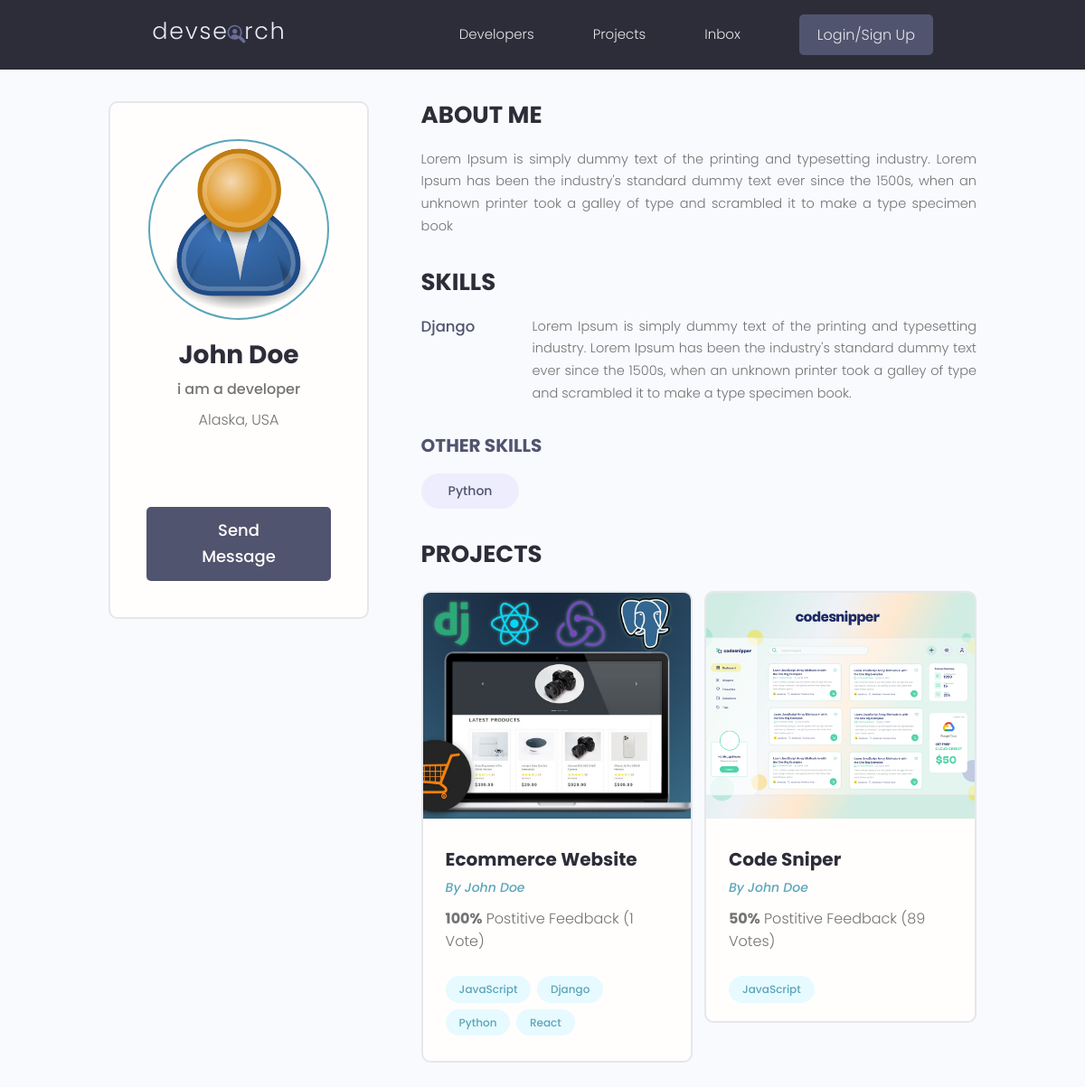
/profile/7e8d964a-a568-413b-aff8-d5fb39f58571, run on the app's committed database.
### users/models.py (models this page shows, shortened)
class Profile(models.Model):
    user = models.OneToOneField(User, on_delete=models.CASCADE, null=True, blank=True)
    name = models.CharField(max_length=200, blank=True, null=True)
    email = models.EmailField(max_length=500, blank=True, null=True)
    username = models.CharField(max_length=200, blank=True, null=True)
    location = models.CharField(max_length=200, blank=True, null=True)
    short_intro = models.CharField(max_length=200, blank=True, null=True)
    bio = models.TextField(blank=True, null=True)
    profile_image = models.ImageField(blank=True, null=True, upload_to='profiles/', default="profiles/user-default.png")
    social_github = models.CharField(max_length=200, blank=True, null=True)
    social_twitter = models.CharField(max_length=200, blank=True, null=True)
    social_linkedin = models.CharField(max_length=200, blank=True, null=True)
    social_youtube = models.CharField(max_length=200, blank=True, null=True)
    social_website = models.CharField(max_length=200, blank=True, null=True)
    created = models.DateTimeField(auto_now_add=True)
    id = models.UUIDField(default=uuid.uuid4, unique=True, primary_key=True, editable=False)

class Skill(models.Model):
    owner = models.ForeignKey(Profile, on_delete=models.CASCADE, null=True, blank=True)
    name = models.CharField(max_length=200, blank=True, null=True)
    description = models.TextField(null=True, blank=True)
    created = models.DateTimeField(auto_now_add=True)
    id = models.UUIDField(default=uuid.uuid4, unique=True, primary_key=True, editable=False)

### projects/models.py (models this page shows, shortened)
class Project(models.Model):
    owner = models.ForeignKey(Profile, null=True, blank=True, on_delete=models.SET_NULL)
    title = models.CharField(max_length=200)
    description = models.TextField(null=True, blank=True)
    featured_image = models.ImageField(null=True, blank=True, default="default.jpg")
    demo_link = models.CharField(max_length=2000, null=True, blank=True)
    source_link = models.CharField(max_length=2000, null=True, blank=True)
    tags = models.ManyToManyField('Tag', blank=True)
    vote_total = models.IntegerField(default=0, null=True, blank=True)
    vote_ratio = models.IntegerField(default=0, null=True, blank=True)
    created = models.DateTimeField(auto_now_add=True)
    id = models.UUIDField(default=uuid.uuid4, unique=True, primary_key=True, editable=False)

class Tag(models.Model):
    name = models.CharField(max_length=200)
    created = models.DateTimeField(auto_now_add=True)
    id = models.UUIDField(default=uuid.uuid4, unique=True, primary_key=True, editable=False)
    def __str__(self):
        return self.name

### users/views.py (the view)
# urls.py: path('profile/<str:pk>', views.profile, name="user-profile"),
def profile(request, pk):
    profile = Profile.objects.get(id=pk)
    topSkills = profile.skill_set.exclude(description__exact="")
    otherSkills = profile.skill_set.filter(description="")
    context = {"profile": profile, "topSkills": topSkills, "otherSkills": otherSkills}
    return render(request,'users/user-profile.html', context)

### users/templates/users/user-profile.html (shortened to what this page needs)
{% extends 'main.html' %}
{% block content %}
<main class="profile my-md">
    <div class="container">
      <div class="layout">
        <div class="column column--1of3">
          <div class="card text-center">
            <div class="card__body dev">
              <img class="avatar avatar--xl" src="{{ profile.profile_image.url }}" />
              <h2 class="dev__name">{{profile.name}}</h2>
              <p class="dev__title">{{profile.short_intro}}</p>
              <p class="dev__location">{{profile.location}}</p>
              <ul class="dev__social">
              </ul>
              <a href="#" class="btn btn--sub btn--lg">Send Message </a>
            </div>
          </div>
        </div>
        <div class="column column--2of3">
          <div class="devInfo">
            <h3 class="devInfo__title">About Me</h3>
            <p class="devInfo__about">{{profile.bio}}
            </p>
          </div>
          <div class="devInfo">
            <h3 class="devInfo__title">Skills</h3>
            <div class="devInfo__skills">
              {% for topSkill in topSkills %}
              <div class="devSkill">
                <h4 class="devSkill__title">{{topSkill.name}}</h4>
                <p class="devSkill__info">{{topSkill.description}}
                </p>
              </div>
              {% endfor %}
              <h3 class="devInfo__subtitle">Other Skills</h3>
              <div class="devInfo__otherSkills">
                {% for otherSkill in otherSkills %}
                <span class="tag tag--pill tag--sub tag--lg">
                  <small>{{otherSkill.name}}</small>
                </span>
                {% endfor %}
              </div>
            </div>
          </div>
          <div class="devInfo">
            <h3 class="devInfo__title">Projects</h3>
            <div class="grid grid--two">
              {% for project in profile.project_set.all %}
              <div class="column">
                <div class="card project">
                  <a href="{% url 'project' project.id %}" class="project">
                    <img class="project__thumbnail" src="{{project.featured_image.url}}" alt="project thumbnail" />
                    <div class="card__body">
                      <h3 class="project__title">{{project.title}}</h3>
                      <p><a class="project__author" href="{% url 'user-profile' project.owner.id %}">By {{project.owner.name}}</a></p>
                      <p class="project--rating">
                        <span style="font-weight: bold;">{{project.vote_ratio}}%</span> Postitive
                        Feedback ({{project.vote_total}} Vote{{project.vote_total|pluralize:"s"}})
                      </p>
                      <div class="project__tags">
                        {% for tag in project.tags.all %}
                        <span class="tag tag--pill tag--main">
                          <small>{{tag}}</small>
                        </span>
                        {% endfor%}
                      </div>
                    </div>
                  </a>
                </div>
              </div>
              {% endfor %}
            </div>
          </div>
        </div>
      </div>
    </div>
  </main>
{% endblock content %}

### static/styles/app.css (style rules this page uses)
:root { --color-sub: #2d2d39; }
.btn--sub { background-color: var(--color-sub-light); }
.card { border: 2px solid var(--color-light); }
img { width: 100%; }
.profile .card > .dev { padding: 4rem; }
.dev__name { color: var(--color-sub); font-size: 2.8rem; font-weight: 700; margin-top: 1rem; margin-bottom: 0.5rem; }
.dev__title { font-size: 1.6rem; font-weight: 500; line-height: 1.3; }
.dev__location { margin-top: 1rem; }
.dev__social { margin: 3rem 0; list-style: none; display: flex; justify-content: center; gap: 1.5rem; }
.devInfo { margin-bottom: 3rem; }
.devInfo__title, .devInfo__subtitle { font-size: 2.6rem; color: var(--color-sub); text-transform: uppercase; font-weight: 700; margin-bottom: 1.5rem; }
.devInfo__subtitle { font-size: 2rem; color: var(--color-sub-light); }
.devInfo__about, .devSkill__info { font-size: 1.45rem; line-height: 1.7; text-align: justify; }
.devSkill { margin-bottom: 3rem; }
.devSkill__title { font-size: 1.65rem; font-weight: 500; color: var(--color-sub-light); }
@media screen and (min-width: 700px) { .devSkill { display: flex; justify-content: space-between; gap: 3rem; } }
@media screen and (min-width: 700px) { .devSkill__info { flex-basis: 80%; } }
.project__author { font-size: 1.4rem; font-style: italic; }
.project--rating { margin-bottom: 1.6em; margin-top: .5em; }
.project__thumbnail { height: 25rem; object-fit: cover; object-position: top center; }
.project__title { font-size: 2rem; font-weight: 700; color: var(--color-sub); }

### static/uikit/styles/modules/_variables.css (style rules this page uses)
:root { --color-main: #5aa5b9; --color-main-light: #e6faff; --color-sub: #3f4156; --color-sub-light: #51546e; --color-sub-lighter: #ededfd; --color-text: #737373; --color-gray: #8b8b8b; --color-light: #e5e7eb; --color-light-gray: #767676; --color-bg: #f8fafd; --color-white: #fffefd; --color-white-light: #f3f3f3; --color-success: #359e64; --color-success-bg: #def8e8; --color-error: #fc4b0b; --color-error-bg: #fff2ee; --font-base: 'Poppins', arial, helvetica, 'Segoe UI', roboto, ubuntu, sans-serif; --font-monospace: 'Fira Code', 'Courier New', courier, monospace; --font-regular: 300; --font-medium: 500; --font-bold: 700; --generic-shadow: 1px 1px 5px #00000010; --generic-transition: all 0.3s ease-in-out; }

### static/uikit/styles/modules/_base.css (style rules this page uses)
* { margin: 0; padding: 0; box-sizing: border-box; text-rendering: optimizeLegibility; color: inherit; font-size: inherit; }
html { font-size: 50%; }
@media only screen and (min-width: 480px) { html { font-size: 56.25%; } }
@media only screen and (min-width: 1200px) { html { font-size: 62.5%; } }
body { line-height: 1.6; font-weight: 400; font-size: 1.5rem; color: var(--color-text); background-color: var(--color-bg); min-height: 100vh; }

### static/uikit/styles/modules/_typography.css (style rules this page uses)
* { font-family: var(--font-base); }
h2 { font-size: 3.6rem; font-weight: var(--font-bold); }
h3 { font-size: 3.2rem; font-weight: var(--font-medium); }
h4 { font-size: 2.8rem; font-weight: var(--font-medium); }
p, span, strong { font-size: 1.6rem; color: var(--color-text); font-weight: var(--font-regular); }
a { padding-bottom: 2px; text-decoration: none; display: inline-block; color: var(--color-main); font-weight: var(--font-medium); }

### static/uikit/styles/modules/_utilities.css (style rules this page uses)
.container { width: 92%; max-width: 165rem; margin: 0 auto; box-sizing: border-box; }
@media screen and (min-width: 1000px) { .container { width: 90%; } }
@media screen and (min-width: 1200px) { .container { width: 80%; } }
.text-center { text-align: center; }
.my-md { margin: 3rem auto; }

### static/uikit/styles/modules/_avatar.css (style rules this page uses)
.avatar { border-radius: 50%; border: 2px solid var(--color-main); object-fit: cover; }
.avatar--xl { height: 20rem; width: 20rem; }

### static/uikit/styles/modules/_button.css (style rules this page uses)
.btn { display: inline-block; position: relative; cursor: pointer; background-color: var(--color-light); font-weight: var(--font-medium); color: var(--color-sub); text-decoration: none; padding: 1rem 2rem; border-radius: 0.5rem; border: none; width: -webkit-fit-content; width: -moz-fit-content; width: fit-content; height: -webkit-fit-content; height: -moz-fit-content; height: fit-content; font-size: 1.6rem; outline-width: 0; outline-color: transparent; -webkit-backface-visibility: hidden; backface-visibility: hidden; transition: all 0.3s ease-in-out; }
.btn--sub { background-color: var(--color-sub); color: var(--color-white); }
.btn--lg { font-size: 1.8rem; padding: 1.2rem 4.5rem; }

### static/uikit/styles/modules/_card.css (style rules this page uses)
.card { border-radius: 1rem; background-color: var(--color-white); border: 1.5px solid var(--color-light); width: auto; height: auto; margin-top: 0.5rem; margin-bottom: 0.5rem; overflow: hidden; }
.card__body, .card__header { padding: 2rem 2.5rem; }

### data on the page
Profile: profile_image (placeholder picture), name "John Doe", short_intro "i am a developer", location "Alaska, USA", bio "Lorem Ipsum is simply dummy text of the printing and typesetting industry. Lorem Ipsum has been the industry's standard dummy text ever since the 1500s, when an unknown printer took a galley of type and scrambled it to make a type specimen book"
Skill: name "Django", description "Lorem Ipsum is simply dummy text of the printing and typesetting industry. Lorem Ipsum has been the industry's standard dummy text ever since the 1500s, when an unknown printer took a galley of type and scrambled it to make a type specimen book."
Skill: name "Python"
Project: featured_image (picture), title "Ecommerce Website", owner.name "John Doe", vote_ratio "100", vote_total "1"
Tag: name "JavaScript"
Tag: name "Django"
Tag: name "Python"
Tag: name "React"
Project: featured_image (picture), title "Code Sniper", owner.name "John Doe", vote_ratio "50", vote_total "89"
